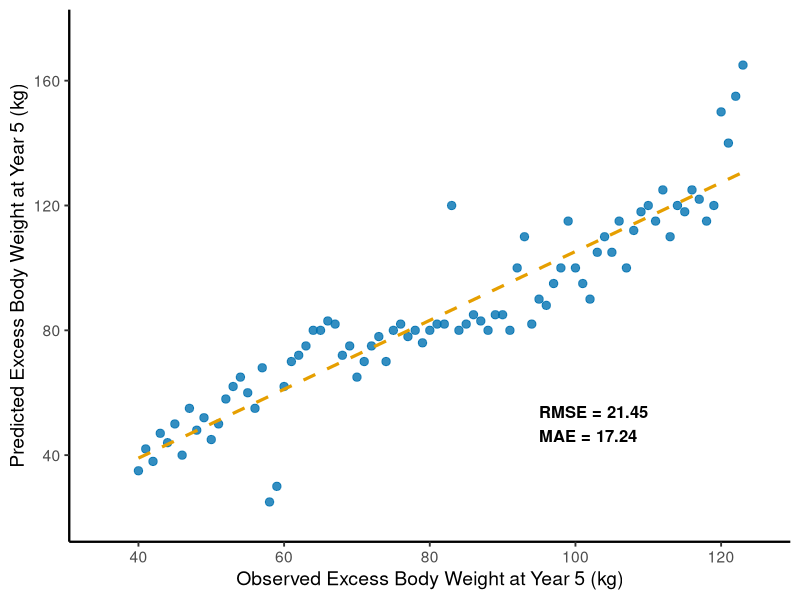

Here is the R script that generated this plot:
library(ggplot2)
library(svglite)

df = read.csv("data_predicted_vs_observed_rmse.csv")

p = ggplot(df, aes(x = observed, y = predicted)) +
  geom_point(color = "#0072B2", size = 2.5, alpha = 0.8) +
  geom_smooth(method = "lm", se = FALSE,
              color = "#E69F00", linetype = "dashed", linewidth = 1.1) +
  annotate("text", x = 95, y = 50,
           label = "RMSE = 21.45\nMAE = 17.24",
           fontface = "bold", size = 4.2, hjust = 0) +
  scale_x_continuous(limits = c(35, 125), breaks = c(40, 60, 80, 100, 120)) +
  scale_y_continuous(limits = c(20, 175), breaks = c(40, 80, 120, 160)) +
  labs(
    x = "Observed Excess Body Weight at Year 5 (kg)",
    y = "Predicted Excess Body Weight at Year 5 (kg)"
  ) +
  theme_classic(base_size = 14) +
  theme(axis.line = element_line(linewidth = 0.8))

ggsave("figsx_predicted_vs_observed_rmse.svg", p, width = 5, height = 4)
